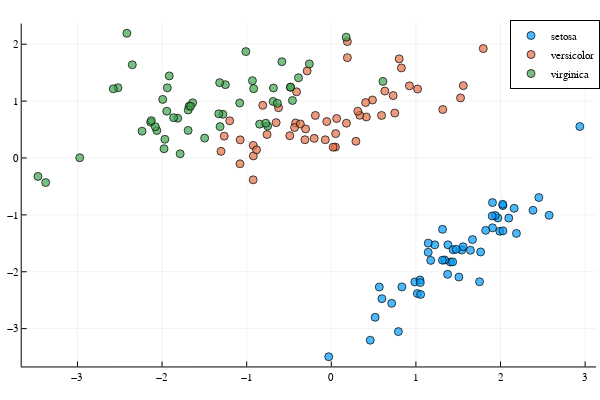

Source (notebook cell):
### Code cell
PC1vsPC2 = [ (iris_scaled_X[ iris.Species .== name, :PC1], iris_scaled_X[ iris.Species .== name, :PC2]) for name in unique(iris_y)]
scatter(PC1vsPC2, label = reshape(unique(iris_y), (1,3)), alpha=0.7)

### Figure 1 — Plotly figure (JSON) as saved in the notebook; plotly's stock layout.template omitted (floating-point values rounded to 4 significant figures)
{"data": [{"colorbar": {"title": ""}, "legendgroup": "setosa", "marker": {"color": "rgba(0, 154, 250, 0.700)", "line": {"color": "rgba(0, 0, 0, 0.700)", "width": 1}, "size": 8, "symbol": "circle"}, "mode": "markers", "name": "setosa", "showlegend": true, "type": "scatter", "x": [1.408, 2.028, 1.992, 2.098, 1.375, 0.5981, 1.765, 1.542, 2.453, 1.969, 0.9868, 1.644, 2.161, 2.575, 0.5181, -0.03015, 0.7136, 1.34, 0.5674, 1.017, 1.223, 1.048, 1.752, 1.315, 1.557, 1.905, 1.378, 1.313, 1.44, 1.905, 1.938, 1.146, 0.793, 0.4604, 1.901, 1.825, 1.175, 1.508, 2.384, 1.477, 1.434, 2.937, 2.188, 1.145, 0.8343, 2.026, 1.056, 2.028, 1.052, 1.669], "xaxis": "x", "y": [-1.829, -0.8368, -1.289, -1.057, -2.045, -2.473, -1.652, -1.618, -0.6952, -1.055, -2.178, -1.622, -0.8847, -1.008, -2.801, -3.494, -2.555, -1.794, -2.268, -2.383, -1.527, -2.145, -2.176, -1.254, -1.561, -0.7836, -1.526, -1.796, -1.613, -1.227, -1.012, -1.497, -3.052, -3.204, -1.02, -1.272, -1.8, -2.093, -0.9191, -1.605, -1.826, 0.5527, -1.326, -1.659, -2.266, -0.8137, -2.399, -1.281, -2.191, -1.435], "yaxis": "y", "zmax": null, "zmin": null}, {"colorbar": {"title": ""}, "legendgroup": "versicolor", "marker": {"color": "rgba(227, 111, 71, 0.700)", "line": {"color": "rgba(0, 0, 0, 0.700)", "width": 1}, "size": 8, "symbol": "circle"}, "mode": "markers", "name": "versicolor", "showlegend": true, "type": "scatter", "x": [-1.303, -0.9209, -1.265, 0.8286, -0.6232, 0.06351, -1.079, 1.527, -0.6516, 0.5942, 1.796, -0.3114, 0.8022, -0.4212, 0.2909, -0.9226, -0.202, 0.4141, 0.1897, 0.7311, -0.8832, -0.05346, -0.2852, -0.1883, -0.4342, -0.7593, -0.8096, -1.2, -0.3655, 0.7508, 0.9234, 1.02, 0.337, -0.4104, -0.07132, -0.9229, -1.077, 0.1902, 0.04848, 0.6327, 0.4866, -0.4903, 0.4061, 1.56, 0.3135, 0.0217, 0.05221, -0.3035, 1.318, 0.1791], "xaxis": "x", "y": [0.1166, 0.03704, 0.384, 1.583, 0.8835, 0.6931, -0.1023, 1.056, 0.6214, 0.7476, 1.923, 0.3207, 1.742, 0.6156, 0.2934, 0.2216, 0.345, 0.7206, 2.046, 1.097, 0.1431, 0.6404, 1.53, 0.7479, 0.5354, 0.4126, 0.9259, 0.6542, 0.5978, 0.789, 1.268, 1.212, 0.7508, 1.163, 0.3202, -0.3837, 0.3184, 1.764, 0.1922, 1.176, 1.019, 0.3917, 0.9746, 1.272, 0.8229, 0.1895, 0.4284, 0.5107, 0.8516, 0.6114], "yaxis": "y", "zmax": null, "zmin": null}, {"colorbar": {"title": ""}, "legendgroup": "virginica", "marker": {"color": "rgba(62, 164, 78, 0.700)", "line": {"color": "rgba(0, 0, 0, 0.700)", "width": 1}, "size": 8, "symbol": "circle"}, "mode": "markers", "name": "virginica", "showlegend": true, "type": "scatter", "x": [-2.062, -0.4821, -1.992, -1.082, -1.638, -2.521, 0.6105, -1.938, -1.009, -2.973, -1.497, -0.932, -1.68, -0.2593, -0.9174, -1.692, -1.282, -3.466, -2.416, 0.1759, -2.134, -0.459, -2.352, -0.6836, -1.967, -2.08, -0.6873, -0.8468, -1.252, -1.691, -1.915, -3.376, -1.319, -0.637, -0.3873, -2.577, -1.977, -1.314, -0.7526, -1.815, -1.944, -1.863, -0.4821, -2.127, -2.236, -1.663, -0.584, -1.33, -1.786, -0.7739], "xaxis": "x", "y": [0.483, 1.245, 1.03, 0.9663, 0.9705, 1.234, 1.347, 1.233, 1.87, 0.004425, 0.3496, 1.36, 0.9108, 1.654, 1.219, 0.4846, 0.7671, -0.3245, 2.193, 2.124, 0.6282, 1.011, 1.639, 1.23, 0.329, 0.549, 0.9938, 0.5951, 1.289, 0.844, 1.443, -0.4321, 1.324, 0.961, 1.41, 1.216, 0.1623, 0.5514, 0.5623, 0.6993, 0.822, 0.709, 1.245, 0.6567, 0.4711, 0.9081, 1.693, 0.7769, 0.07353, 0.6112], "yaxis": "y", "zmax": null, "zmin": null}], "layout": {"annotations": [], "height": 400, "legend": {"bgcolor": "rgba(255, 255, 255, 1.000)", "bordercolor": "rgba(0, 0, 0, 1.000)", "borderwidth": 1, "font": {"color": "rgba(0, 0, 0, 1.000)", "family": "sans-serif", "size": 11}, "title": {"font": {"color": "rgba(0, 0, 0, 1.000)", "family": "sans-serif", "size": 15}, "text": ""}, "tracegroupgap": 0, "traceorder": "normal", "x": 1, "xanchor": "auto", "y": 1, "yanchor": "auto"}, "margin": {"b": 20, "l": 0, "r": 0, "t": 20}, "paper_bgcolor": "rgba(255, 255, 255, 1.000)", "plot_bgcolor": "rgba(255, 255, 255, 1.000)", "showlegend": true, "width": 600, "xaxis": {"anchor": "y", "domain": [0.03619, 0.9934], "gridcolor": "rgba(0, 0, 0, 0.100)", "gridwidth": 0.5, "linecolor": "rgba(0, 0, 0, 1.000)", "mirror": false, "range": [-3.659, 3.129], "showgrid": true, "showline": true, "showticklabels": true, "tickangle": 0, "tickcolor": "rgb(0, 0, 0)", "tickfont": {"color": "rgba(0, 0, 0, 1.000)", "family": "sans-serif", "size": 11}, "tickmode": "array", "ticks": "inside", "ticktext": ["−3", "−2", "−1", "0", "1", "2", "3"], "tickvals": [-3, -2, -1, 0, 1, 2, 3], "title": "", "titlefont": {"color": "rgba(0, 0, 0, 1.000)", "family": "sans-serif", "size": 15}, "type": "-", "visible": true, "zeroline": false, "zerolinecolor": "rgba(0, 0, 0, 1.000)"}, "yaxis": {"anchor": "x", "domain": [0.03762, 0.9902], "gridcolor": "rgba(0, 0, 0, 0.100)", "gridwidth": 0.5, "linecolor": "rgba(0, 0, 0, 1.000)", "mirror": false, "range": [-3.665, 2.363], "showgrid": true, "showline": true, "showticklabels": true, "tickangle": 0, "tickcolor": "rgb(0, 0, 0)", "tickfont": {"color": "rgba(0, 0, 0, 1.000)", "family": "sans-serif", "size": 11}, "tickmode": "array", "ticks": "inside", "ticktext": ["−3", "−2", "−1", "0", "1", "2"], "tickvals": [-3, -2, -1, 0, 1, 2], "title": "", "titlefont": {"color": "rgba(0, 0, 0, 1.000)", "family": "sans-serif", "size": 15}, "type": "-", "visible": true, "zeroline": false, "zerolinecolor": "rgba(0, 0, 0, 1.000)"}}}
